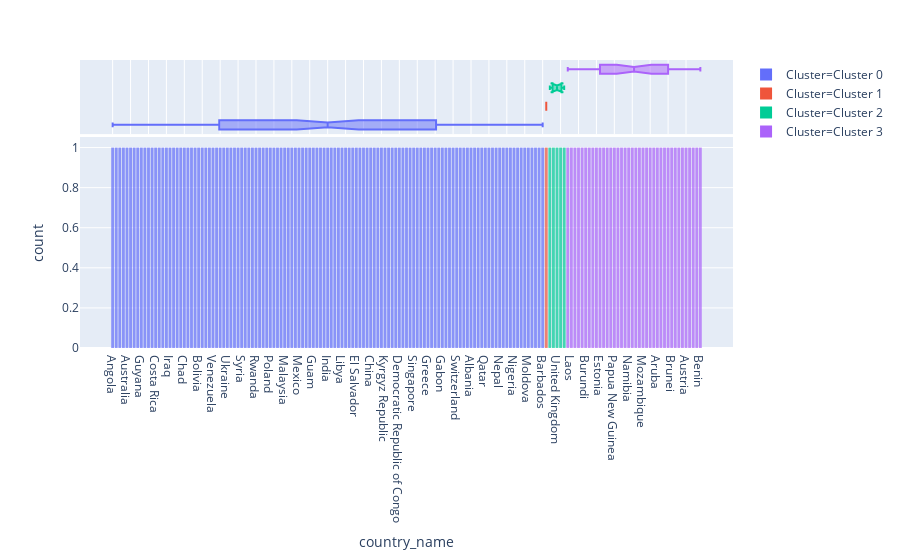

Write notebook code for a chart like this one.
### Code cell
plot_model(kmeans, plot = 'distribution', feature = 'country_name')

### Figure 1 — Plotly figure (JSON) as saved in the notebook; plotly's stock layout.template omitted (floating-point values rounded to 4 significant figures; data arrays with more than 128 entries replaced by an {"elided": "..."} marker saying what was removed)
{"data": [{"alignmentgroup": "True", "bingroup": "x", "hoverlabel": {"namelength": 0}, "hovertemplate": "Cluster=Cluster 0<br>country_name=%{x}<br>count=%{y}", "legendgroup": "Cluster=Cluster 0", "marker": {"color": "#636efa", "opacity": 0.7}, "name": "Cluster=Cluster 0", "offsetgroup": "Cluster=Cluster 0", "orientation": "v", "showlegend": true, "type": "histogram", "x": ["Angola", "Bahrain", "Bulgaria", "Azerbaijan", "Australia", "Afghanistan", "Russia", "Puerto Rico", "Guyana", "Colombia", "Suriname", "Denmark", "Costa Rica", "Bhutan", "Sierra Leone", "Jordan", "Iraq", "Cape Verde", "Slovak Republic", "Eswatini", "Chad", "Thailand", "Trinidad and Tobago", "Tunisia", "Bolivia", "Turkey", "Uruguay", "Uzbekistan", "Venezuela", "Vietnam", "South Africa", "Zimbabwe", "Ukraine", "South Sudan", "Central African Republic", "Cuba", "Syria", "Seychelles", "San Marino", "Sudan", "Rwanda", "Palestine", "Paraguay", "Portugal", "Poland", "Panama", "Pakistan", "Oman", "Malaysia", "Mauritius", "Mongolia", "Myanmar", "Mexico", "Dominica", "Ecuador", "Ethiopia", "Guam", "Hong Kong", "Croatia", "Congo", "India", "Kenya", "Lebanon", "Liberia", "Libya", "Sri Lanka", "Morocco", "Kazakhstan", "El Salvador", "Uganda", "Kosovo", "Chile", "China", "Algeria", "Lesotho", "Kuwait", "Kyrgyz Republic", "Jamaica", "Israel", "Cameroon", "Democratic Republic of Congo", "Ireland", "Indonesia", "Cyprus", "Singapore", "Honduras", "Guatemala", "Greenland", "Greece", "Gambia", "Ghana", "Georgia", "Gabon", "Finland", "Germany", "Egypt", "Switzerland", "Canada", "Cote d'Ivoire", "Botswana", "Albania", "United Arab Emirates", "Saudi Arabia", "Romania", "Qatar", "Argentina", "Philippines", "Peru", "Nepal", "Luxembourg", "Netherlands", "Belgium", "Nigeria", "Dominican Republic", "Bangladesh", "Bosnia and Herzegovina", "Moldova", "Belize", "Mali", "Bermuda", "Barbados"], "xaxis": "x", "yaxis": "y"}, {"alignmentgroup": "True", "customdata": {"elided": "121x5 mixed values"}, "hoverlabel": {"namelength": 0}, "hovertemplate": "Cluster=%{customdata[4]}<br>country_name=%{customdata[0]}<br>stringency_index=%{customdata[1]}<br>confirmed_cases=%{customdata[2]}<br>deaths=%{customdata[3]}", "legendgroup": "Cluster=Cluster 0", "marker": {"color": "#636efa"}, "name": "Cluster=Cluster 0", "notched": true, "offsetgroup": "Cluster=Cluster 0", "showlegend": false, "type": "box", "x": ["Angola", "Bahrain", "Bulgaria", "Azerbaijan", "Australia", "Afghanistan", "Russia", "Puerto Rico", "Guyana", "Colombia", "Suriname", "Denmark", "Costa Rica", "Bhutan", "Sierra Leone", "Jordan", "Iraq", "Cape Verde", "Slovak Republic", "Eswatini", "Chad", "Thailand", "Trinidad and Tobago", "Tunisia", "Bolivia", "Turkey", "Uruguay", "Uzbekistan", "Venezuela", "Vietnam", "South Africa", "Zimbabwe", "Ukraine", "South Sudan", "Central African Republic", "Cuba", "Syria", "Seychelles", "San Marino", "Sudan", "Rwanda", "Palestine", "Paraguay", "Portugal", "Poland", "Panama", "Pakistan", "Oman", "Malaysia", "Mauritius", "Mongolia", "Myanmar", "Mexico", "Dominica", "Ecuador", "Ethiopia", "Guam", "Hong Kong", "Croatia", "Congo", "India", "Kenya", "Lebanon", "Liberia", "Libya", "Sri Lanka", "Morocco", "Kazakhstan", "El Salvador", "Uganda", "Kosovo", "Chile", "China", "Algeria", "Lesotho", "Kuwait", "Kyrgyz Republic", "Jamaica", "Israel", "Cameroon", "Democratic Republic of Congo", "Ireland", "Indonesia", "Cyprus", "Singapore", "Honduras", "Guatemala", "Greenland", "Greece", "Gambia", "Ghana", "Georgia", "Gabon", "Finland", "Germany", "Egypt", "Switzerland", "Canada", "Cote d'Ivoire", "Botswana", "Albania", "United Arab Emirates", "Saudi Arabia", "Romania", "Qatar", "Argentina", "Philippines", "Peru", "Nepal", "Luxembourg", "Netherlands", "Belgium", "Nigeria", "Dominican Republic", "Bangladesh", "Bosnia and Herzegovina", "Moldova", "Belize", "Mali", "Bermuda", "Barbados"], "xaxis": "x2", "yaxis": "y2"}, {"alignmentgroup": "True", "bingroup": "x", "hoverlabel": {"namelength": 0}, "hovertemplate": "Cluster=Cluster 1<br>country_name=%{x}<br>count=%{y}", "legendgroup": "Cluster=Cluster 1", "marker": {"color": "#EF553B", "opacity": 0.7}, "name": "Cluster=Cluster 1", "offsetgroup": "Cluster=Cluster 1", "orientation": "v", "showlegend": true, "type": "histogram", "x": ["United States"], "xaxis": "x", "yaxis": "y"}, {"alignmentgroup": "True", "customdata": [["United States", 68.41, 1528568, 91921, "Cluster 1"]], "hoverlabel": {"namelength": 0}, "hovertemplate": "Cluster=%{customdata[4]}<br>country_name=%{customdata[0]}<br>stringency_index=%{customdata[1]}<br>confirmed_cases=%{customdata[2]}<br>deaths=%{customdata[3]}", "legendgroup": "Cluster=Cluster 1", "marker": {"color": "#EF553B"}, "name": "Cluster=Cluster 1", "notched": true, "offsetgroup": "Cluster=Cluster 1", "showlegend": false, "type": "box", "x": ["United States"], "xaxis": "x2", "yaxis": "y2"}, {"alignmentgroup": "True", "bingroup": "x", "hoverlabel": {"namelength": 0}, "hovertemplate": "Cluster=Cluster 2<br>country_name=%{x}<br>count=%{y}", "legendgroup": "Cluster=Cluster 2", "marker": {"color": "#00cc96", "opacity": 0.7}, "name": "Cluster=Cluster 2", "offsetgroup": "Cluster=Cluster 2", "orientation": "v", "showlegend": true, "type": "histogram", "x": ["Italy", "Brazil", "United Kingdom", "France", "Spain"], "xaxis": "x", "yaxis": "y"}, {"alignmentgroup": "True", "customdata": [["Italy", 68.78, 226699, 32169, "Cluster 2"], ["Brazil", 75.15, 271628, 17971, "Cluster 2"], ["United Kingdom", 73.01, 248818, 35341, "Cluster 2"], ["France", 83.46, 143427, 28022, "Cluster 2"], ["Spain", 83.07, 232555, 27888, "Cluster 2"]], "hoverlabel": {"namelength": 0}, "hovertemplate": "Cluster=%{customdata[4]}<br>country_name=%{customdata[0]}<br>stringency_index=%{customdata[1]}<br>confirmed_cases=%{customdata[2]}<br>deaths=%{customdata[3]}", "legendgroup": "Cluster=Cluster 2", "marker": {"color": "#00cc96"}, "name": "Cluster=Cluster 2", "notched": true, "offsetgroup": "Cluster=Cluster 2", "showlegend": false, "type": "box", "x": ["Italy", "Brazil", "United Kingdom", "France", "Spain"], "xaxis": "x2", "yaxis": "y2"}, {"alignmentgroup": "True", "bingroup": "x", "hoverlabel": {"namelength": 0}, "hovertemplate": "Cluster=Cluster 3<br>country_name=%{x}<br>count=%{y}", "legendgroup": "Cluster=Cluster 3", "marker": {"color": "#ab63fa", "opacity": 0.7}, "name": "Cluster=Cluster 3", "offsetgroup": "Cluster=Cluster 3", "orientation": "v", "showlegend": true, "type": "histogram", "x": ["Norway", "Laos", "Burkina Faso", "Macao", "Belarus", "Burundi", "Slovenia", "Czech Republic", "Somalia", "Estonia", "Serbia", "Senegal", "Sweden", "Papua New Guinea", "Tanzania", "Nicaragua", "Niger", "Namibia", "Yemen", "Malawi", "Zambia", "Mozambique", "Iceland", "Taiwan", "New Zealand", "Aruba", "Lithuania", "Japan", "Andorra", "Brunei", "South Korea", "Iran", "Solomon Islands", "Austria", "Hungary", "Djibouti", "Madagascar", "Benin"], "xaxis": "x", "yaxis": "y"}, {"alignmentgroup": "True", "customdata": {"elided": "38x5 mixed values"}, "hoverlabel": {"namelength": 0}, "hovertemplate": "Cluster=%{customdata[4]}<br>country_name=%{customdata[0]}<br>stringency_index=%{customdata[1]}<br>confirmed_cases=%{customdata[2]}<br>deaths=%{customdata[3]}", "legendgroup": "Cluster=Cluster 3", "marker": {"color": "#ab63fa"}, "name": "Cluster=Cluster 3", "notched": true, "offsetgroup": "Cluster=Cluster 3", "showlegend": false, "type": "box", "x": ["Norway", "Laos", "Burkina Faso", "Macao", "Belarus", "Burundi", "Slovenia", "Czech Republic", "Somalia", "Estonia", "Serbia", "Senegal", "Sweden", "Papua New Guinea", "Tanzania", "Nicaragua", "Niger", "Namibia", "Yemen", "Malawi", "Zambia", "Mozambique", "Iceland", "Taiwan", "New Zealand", "Aruba", "Lithuania", "Japan", "Andorra", "Brunei", "South Korea", "Iran", "Solomon Islands", "Austria", "Hungary", "Djibouti", "Madagascar", "Benin"], "xaxis": "x2", "yaxis": "y2"}], "layout": {"barmode": "relative", "legend": {"tracegroupgap": 0}, "margin": {"t": 60}, "xaxis": {"anchor": "y", "domain": [0, 1], "title": {"text": "country_name"}}, "xaxis2": {"anchor": "y2", "domain": [0, 1], "matches": "x", "showgrid": true, "showticklabels": false}, "yaxis": {"anchor": "x", "domain": [0, 0.7326], "title": {"text": "count"}}, "yaxis2": {"anchor": "x2", "domain": [0.7426, 1], "matches": "y2", "showgrid": false, "showline": false, "showticklabels": false, "ticks": ""}}}
